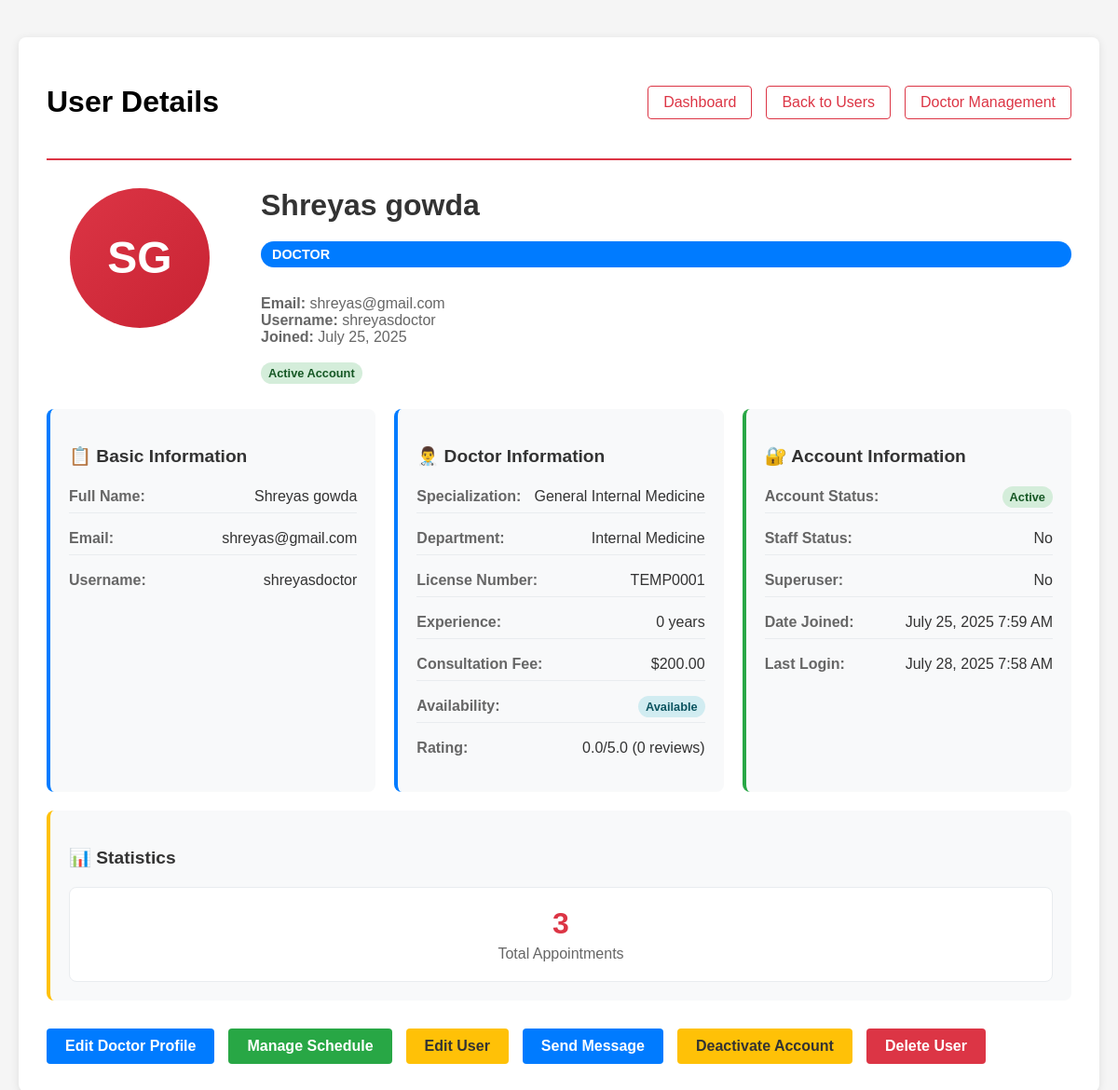
/admin-panel/users/5/ (signed in), run on the app's committed database.
### users/models.py (models this page shows, shortened)
class User(AbstractUser):
    ROLE_CHOICES = (
        ('patient', 'Patient'),
        ('doctor', 'Doctor'),
        ('admin', 'Admin'),
    )
    GENDER_CHOICES = [
        ('M', 'Male'),
        ('F', 'Female'),
        ('O', 'Other'),
    ]
    role = models.CharField(max_length=10, choices=ROLE_CHOICES, default='patient')
    phone_number = models.CharField(max_length=15, blank=True)
    date_of_birth = models.DateField(null=True, blank=True)
    gender = models.CharField(max_length=1, choices=GENDER_CHOICES, blank=True)
    address = models.TextField(blank=True)
    emergency_contact_name = models.CharField(max_length=100, blank=True)
    emergency_contact_phone = models.CharField(max_length=15, blank=True)
    blood_group = models.CharField(max_length=5, blank=True)
    created_at = models.DateTimeField(auto_now_add=True)
    updated_at = models.DateTimeField(auto_now=True)

### doctors/models.py (models this page shows, shortened)
class Doctor(models.Model):
    user = models.OneToOneField(User, on_delete=models.CASCADE)
    specialization = models.ForeignKey(Specialization, on_delete=models.CASCADE)
    department = models.ForeignKey(Department, on_delete=models.CASCADE)
    license_number = models.CharField(max_length=50, unique=True, default="TEMP000")
    experience_years = models.PositiveIntegerField(default=0)
    qualification = models.CharField(max_length=200, default="General Practitioner")
    consultation_fee = models.DecimalField(max_digits=10, decimal_places=2, default=0.00)
    biography = models.TextField(blank=True)
    is_available = models.BooleanField(default=True)
    rating = models.FloatField(default=0.0)
    total_reviews = models.PositiveIntegerField(default=0)
    phone_number = models.CharField(max_length=15, blank=True)
    created_at = models.DateTimeField(auto_now_add=True)
    updated_at = models.DateTimeField(auto_now=True)

class Specialization(models.Model):
    name = models.CharField(max_length=100, unique=True)
    department = models.ForeignKey(Department, on_delete=models.CASCADE, related_name='specializations')
    description = models.TextField(blank=True)

class Department(models.Model):
    name = models.CharField(max_length=100, unique=True)
    description = models.TextField(blank=True)
    created_at = models.DateTimeField(auto_now_add=True)

### admins/views.py (the view, shortened to what this page needs)
# urls.py: path('users/<int:user_id>/', views.user_detail, name='user_detail'),
@login_required
def user_detail(request, user_id):
    if request.user.role != 'admin':
        return render(request, 'users/access_denied.html')
    user = get_object_or_404(User, id=user_id)
    context = {'user': user}
    if user.role == 'doctor':
        try:
            doctor = Doctor.objects.select_related(
                'specialization', 'department'
            ).get(user=user)
            appointments = Appointment.objects.filter(doctor=doctor).count()
            context.update({
                'doctor': doctor,
                'appointment_count': appointments,
            })
        except Doctor.DoesNotExist:
            pass
    return render(request, 'admins/user_detail.html', context)

### templates/admins/user_detail.html (shortened to what this page needs)
<!DOCTYPE html>
<html lang="en">
<head>
</head>
<body>
    <div class="page-container">
        <div class="header">
            <h1>User Details</h1>
            <div class="nav-links">
                <a href="{% url 'admin_dashboard' %}">Dashboard</a>
                <a href="{% url 'admins:user_management' %}">Back to Users</a>
                {% if user.role == 'doctor' %}
                    <a href="{% url 'admins:doctor_management' %}">Doctor Management</a>
                {% endif %}
            </div>
        </div>
        <div class="user-overview">
            <div>
                <div class="user-avatar">
                    {{ user.first_name.0|upper }}{{ user.last_name.0|upper }}
                </div>
            </div>
            <div class="user-info">
                <h2 class="user-name">{{ user.get_full_name }}</h2>
                <span class="user-role role-{{ user.role }}">{{ user.role|capfirst }}</span>
                <p style="color: #666; margin: 10px 0;">
                    <strong>Email:</strong> {{ user.email }}<br>
                    <strong>Username:</strong> {{ user.username }}<br>
                    <strong>Joined:</strong> {{ user.date_joined|date:"F j, Y" }}
                </p>
                <div>
                    <span class="status-badge {% if user.is_active %}status-active{% else %}status-inactive{% endif %}">
                        {% if user.is_active %}Active Account{% else %}Inactive Account{% endif %}
                    </span>
                </div>
            </div>
        </div>
        <div class="info-sections">
            <div class="info-section">
                <h3 class="section-title">📋 Basic Information</h3>
                <div class="info-row">
                    <span class="info-label">Full Name:</span>
                    <span class="info-value">{{ user.get_full_name }}</span>
                </div>
                <div class="info-row">
                    <span class="info-label">Email:</span>
                    <span class="info-value">{{ user.email }}</span>
                </div>
                <div class="info-row">
                    <span class="info-label">Username:</span>
                    <span class="info-value">{{ user.username }}</span>
                </div>
            </div>
            {% if user.role == 'doctor' and doctor %}
            <div class="info-section" style="border-left-color: #007bff;">
                <h3 class="section-title">👨‍⚕️ Doctor Information</h3>
                <div class="info-row">
                    <span class="info-label">Specialization:</span>
                    <span class="info-value">{{ doctor.specialization.name }}</span>
                </div>
                <div class="info-row">
                    <span class="info-label">Department:</span>
                    <span class="info-value">{{ doctor.department.name }}</span>
                </div>
                <div class="info-row">
                    <span class="info-label">License Number:</span>
                    <span class="info-value">{{ doctor.license_number }}</span>
                </div>
                <div class="info-row">
                    <span class="info-label">Experience:</span>
                    <span class="info-value">{{ doctor.experience_years }} years</span>
                </div>
                <div class="info-row">
                    <span class="info-label">Consultation Fee:</span>
                    <span class="info-value">${{ doctor.consultation_fee }}</span>
                </div>
                <div class="info-row">
                    <span class="info-label">Availability:</span>
                    <span class="info-value">
                        <span class="status-badge {% if doctor.is_available %}status-available{% else %}status-unavailable{% endif %}">
                            {% if doctor.is_available %}Available{% else %}Unavailable{% endif %}
                        </span>
                    </span>
                </div>
                <div class="info-row">
                    <span class="info-label">Rating:</span>
                    <span class="info-value">{{ doctor.rating|floatformat:1 }}/5.0 ({{ doctor.total_reviews }} reviews)</span>
                </div>
            </div>
            {% endif %}
            <div class="info-section" style="border-left-color: #28a745;">
                <h3 class="section-title">🔐 Account Information</h3>
                <div class="info-row">
                    <span class="info-label">Account Status:</span>
                    <span class="info-value">
                        <span class="status-badge {% if user.is_active %}status-active{% else %}status-inactive{% endif %}">
                            {% if user.is_active %}Active{% else %}Inactive{% endif %}
                        </span>
                    </span>
                </div>
                <div class="info-row">
                    <span class="info-label">Staff Status:</span>
                    <span class="info-value">{% if user.is_staff %}Yes{% else %}No{% endif %}</span>
                </div>
                <div class="info-row">
                    <span class="info-label">Superuser:</span>
                    <span class="info-value">{% if user.is_superuser %}Yes{% else %}No{% endif %}</span>
                </div>
                <div class="info-row">
                    <span class="info-label">Date Joined:</span>
                    <span class="info-value">{{ user.date_joined|date:"F j, Y g:i A" }}</span>
                </div>
                <div class="info-row">
                    <span class="info-label">Last Login:</span>
                    <span class="info-value">
                        {% if user.last_login %}
                            {{ user.last_login|date:"F j, Y g:i A" }}
                        {% else %}
                            Never
                        {% endif %}
                    </span>
                </div>
            </div>
        </div>
        {% if appointment_count is not None or medical_history_count is not None %}
        <div class="info-section" style="margin-top: 20px; border-left-color: #ffc107;">
            <h3 class="section-title">📊 Statistics</h3>
            <div class="stats-grid">
                {% if appointment_count is not None %}
                <div class="stat-card">
                    <div class="stat-number">{{ appointment_count }}</div>
                    <div class="stat-label">
                        {% if user.role == 'doctor' %}
                            Total Appointments
                        {% else %}
                            Appointments Booked
                        {% endif %}
                    </div>
                </div>
                {% endif %}
            </div>
        </div>
        {% endif %}
        <div class="action-buttons">
            {% if user.role == 'doctor' and doctor %}
                <a href="{% url 'admins:edit_doctor' doctor.id %}" class="btn btn-primary">Edit Doctor Profile</a>
                <a href="{% url 'coming_soon' %}?feature=schedule" class="btn btn-success">Manage Schedule</a>
            {% endif %}
            <a href="{% url 'coming_soon' %}?feature=edit-user" class="btn btn-warning">Edit User</a>
            {% if user.role != 'admin' %}
                <a href="{% url 'coming_soon' %}?feature=send-message" class="btn btn-primary">Send Message</a>
            {% endif %}
            {% if not user.is_active %}
                <a href="{% url 'coming_soon' %}?feature=activate-user" class="btn btn-success">Activate Account</a>
            {% else %}
                <a href="{% url 'coming_soon' %}?feature=deactivate-user" class="btn btn-warning">Deactivate Account</a>
            {% endif %}
            {% if user.role != 'admin' %}
                <a href="{% url 'coming_soon' %}?feature=delete-user" class="btn btn-danger">Delete User</a>
            {% endif %}
        </div>
    </div>
</body>
</html>

### templates/admins/user_detail.html (style rules this page uses)
body { font-family: Arial, sans-serif; max-width: 1200px; margin: 20px auto; padding: 20px; background-color: #f5f5f5; }
.page-container { background: white; padding: 30px; border-radius: 8px; box-shadow: 0 2px 10px rgba(0,0,0,0.1); }
.header { display: flex; justify-content: space-between; align-items: center; margin-bottom: 30px; padding-bottom: 20px; border-bottom: 2px solid #dc3545; }
.nav-links { display: flex; gap: 15px; }
.nav-links a { text-decoration: none; color: #dc3545; padding: 8px 16px; border: 1px solid #dc3545; border-radius: 4px; transition: all 0.3s; }
.user-overview { display: grid; grid-template-columns: 200px 1fr; gap: 30px; margin-bottom: 30px; }
.user-avatar { width: 150px; height: 150px; border-radius: 50%; background: linear-gradient(135deg, #dc3545, #c82333); display: flex; align-items: center; justify-content: center; color: white; font-size: 48px; font-weight: bold; margin: 0 auto; }
.user-info { display: flex; flex-direction: column; gap: 10px; }
.user-name { font-size: 2em; font-weight: bold; color: #333; margin: 0; }
.user-role { display: inline-block; padding: 6px 12px; border-radius: 20px; font-size: 0.9em; font-weight: bold; text-transform: uppercase; margin: 10px 0; }
.role-doctor { background: #007bff; color: white; }
.info-sections { display: grid; grid-template-columns: repeat(auto-fit, minmax(300px, 1fr)); gap: 20px; }
.info-section { background: #f8f9fa; padding: 20px; border-radius: 8px; border-left: 4px solid #007bff; }
.section-title { font-size: 1.2em; font-weight: bold; color: #333; margin-bottom: 15px; display: flex; align-items: center; gap: 10px; }
.info-row { display: flex; justify-content: space-between; margin: 10px 0; padding: 8px 0; border-bottom: 1px solid #e9ecef; }
.info-row:last-child { border-bottom: none; }
.info-label { color: #666; font-weight: bold; }
.info-value { color: #333; text-align: right; }
.status-badge { padding: 4px 8px; border-radius: 12px; font-size: 0.8em; font-weight: bold; }
.status-active { background: #d4edda; color: #155724; }
.status-available { background: #d1ecf1; color: #0c5460; }
.stats-grid { display: grid; grid-template-columns: repeat(auto-fit, minmax(200px, 1fr)); gap: 15px; margin-top: 20px; }
.stat-card { background: white; padding: 20px; border-radius: 8px; text-align: center; border: 1px solid #e9ecef; }
.stat-number { font-size: 2em; font-weight: bold; color: #dc3545; }
.stat-label { color: #666; margin-top: 5px; }
.action-buttons { margin-top: 30px; display: flex; gap: 15px; flex-wrap: wrap; }
.btn { padding: 10px 20px; border: none; border-radius: 4px; cursor: pointer; text-decoration: none; font-weight: bold; transition: all 0.3s; display: inline-block; }
.btn-primary { background: #007bff; color: white; }
.btn-success { background: #28a745; color: white; }
.btn-warning { background: #ffc107; color: #333; }
.btn-danger { background: #dc3545; color: white; }

### data on the page
User: first_name.0 "S", last_name.0 "G", get_full_name "Shreyas gowda", role "DOCTOR", email "shreyas@gmail.com", username "shreyasdoctor", date_joined "July 25, 2025", date_joined "July 25, 2025 7:59 AM", last_login "July 28, 2025 7:58 AM"
Doctor: specialization.name "General Internal Medicine", department.name "Internal Medicine", license_number "TEMP0001", experience_years "0", consultation_fee "200.00", rating "0.0", total_reviews "0"

### other printed values
{{ appointment_count }} "3"
